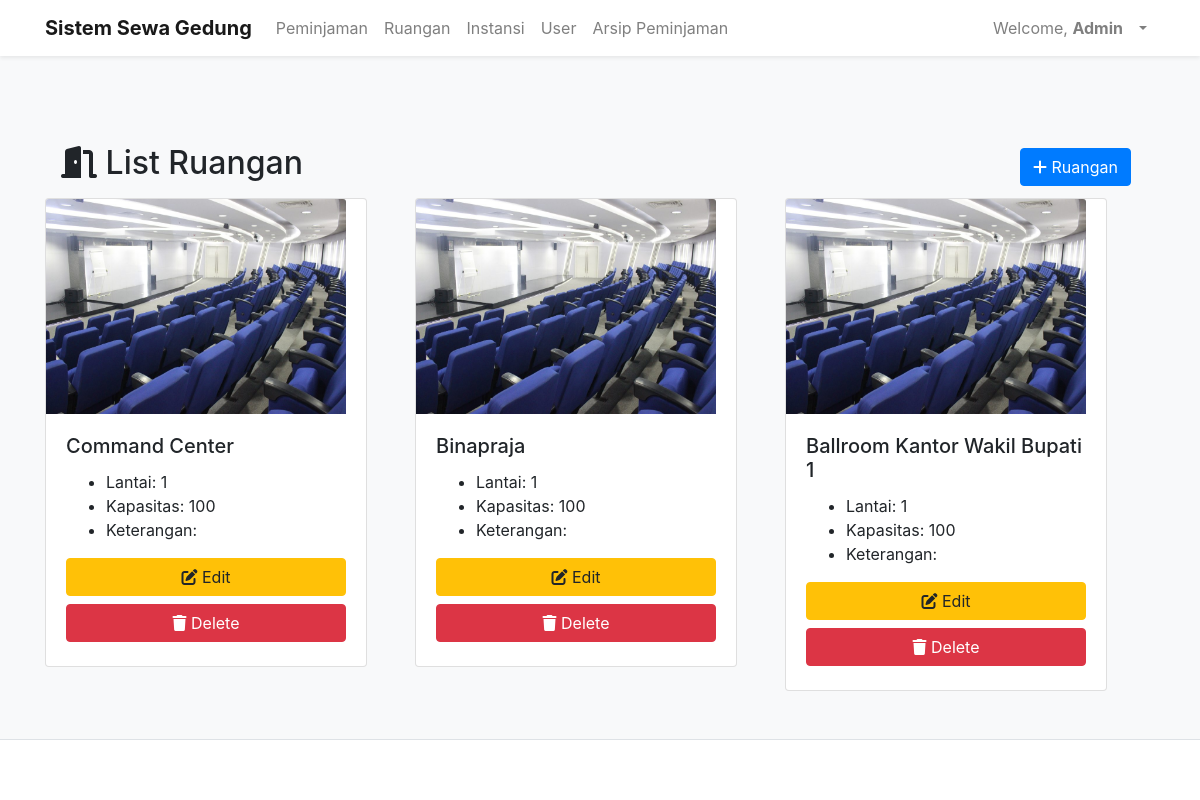
Screenshot of /dashboardAdmin.php?p=adminListRuangan (signed in) with the database file from the repository.
### tables this page shows
CREATE TABLE `ruangan` (
  `IDRuangan` int(11) NOT NULL,
  `namaRuangan` varchar(100) NOT NULL,
  `kapasitas` int(11) NOT NULL,
  `lantai` int(11) NOT NULL,
  `fotoRuangan` varchar(40) NOT NULL,
  `UserID` int(11) DEFAULT NULL,
  `ket_ruangan` varchar(180) NOT NULL
);

### inc.koneksi.php (called while the page is built, shortened)
<?php
    class Connection{
        private $host = "localhost";
        private $user = "root";
        private $password = "";
        function connect(){
            $conn = mysqli_connect($this->host, $this->user, $this->password);
            $this->connection = $conn;
        }
    }
?>

### class/class.Ruangan.php (called while the page is built, shortened)
<?php
class Ruangan extends Connection{
    public function SelectAllRuangan(){
        $sql = "SELECT * FROM ruangan";
        $result = mysqli_query($this->connection, $sql);
        $arrResult = Array();
        $count=0;
            while ($data = mysqli_fetch_array($result)){
                $objRuangan = new Ruangan();
                $objRuangan->IDRuangan=$data['IDRuangan'];
                $objRuangan->namaRuangan=$data['namaRuangan'];
                $objRuangan->lantai=$data['lantai'];
                $objRuangan->kapasitas=$data['kapasitas'];
                $objRuangan->ket_ruangan=$data['ket_ruangan'];
                $objRuangan->fotoRuangan=$data['fotoRuangan'];
                $arrResult[$count] = $objRuangan;
                $count++;
            }
        return $arrResult;
    }
}
?>

### pages/adminListRuangan.php (the view, shortened to what this page needs)
<div class="container">
    <div class="wrapper">
        <div class="Title">
            <div class="navbar">
                <h2><i class="fas fa-door-open"></i> List Ruangan</h2>
                <ul class="navbar-nav ml-auto">
                    <li class="nav-item">
                    <?php
                        if ($_SESSION["role"] == 'Admin') {
                        echo '<a class="btn btn-primary mr-2"  href="dashboardAdmin.php?p=tambahRuangan" role="button"><i class="fas fa-plus"></i> Ruangan</a>';
                        }
                    ?>
                    </li>
                </ul>
            </div>
            <div class="row row-cols-1 row-cols-md-3 m-0">
                <?php
                    require_once('./class/class.Ruangan.php');
                    $objRuangan = new Ruangan();
                    $arrayResult = $objRuangan->SelectAllRuangan();
                    if(count($arrayResult) == 0){
                        echo '<h3>Tidak ada data!</h3>';
                    } else{
                        foreach ($arrayResult as $dataRuangan) {
                            echo '<div class="col-mb-4">';
                            echo '<div class="card cardRuangan mr-5">';
                            echo '<img src="upload/'.$dataRuangan->fotoRuangan.'" class="card-img-top" alt="'.$dataRuangan->namaRuangan.'">';
                            echo '<div class="card-body">';
                            echo '<h5 class="card-title">'.$dataRuangan->namaRuangan.'</h5>';
                            echo '<ul>';
                            echo '<li>Lantai: '.$dataRuangan->lantai.'</li>';
                            echo '<li>Kapasitas: '.$dataRuangan->kapasitas.'</li>';
                            echo '<li>Keterangan: '.$dataRuangan->ket_ruangan.'</li>';
                            echo '</ul>';
                            if ($_SESSION["role"] == 'Admin') {
                            echo '<a class="btn btn-warning btn-block mb-1" href="dashboardAdmin.php?p=tambahRuangan&IDRuangan='.$dataRuangan->IDRuangan.'"><i class="fas fa-edit"></i> Edit</a>';
                            echo '<a class="btn btn-danger btn-block mb-1" href="dashboardAdmin.php?p=deleteRuangan&IDRuangan='.$dataRuangan->IDRuangan.'" onclick="return confirm(\'Apakah anda yakin ingin mengahapus?\')"><i class="fas fa-trash"></i> Delete</a>';
                            }
                            echo '</div>';
                            echo '</div>';
                            echo '</div>';
                        }
                    }
                ?>
            </div>
        </div>
    </div>
</div>

### styles.css (style rules this page uses)
.Title { padding: 80px 0 0 0; }
.card-img-top { width: 100%; max-width: 300px; height: 215px; }

### rows the page displays
ruangan: fotoRuangan (picture), namaRuangan "Command Center", lantai "1", kapasitas "100"
ruangan: fotoRuangan (picture), namaRuangan "Binapraja", lantai "1", kapasitas "100"
ruangan: fotoRuangan (picture), namaRuangan "Ballroom Kantor Wakil Bupati 1", lantai "1", kapasitas "100"

### other values shown
$_SESSION["nama"] "Admin"
